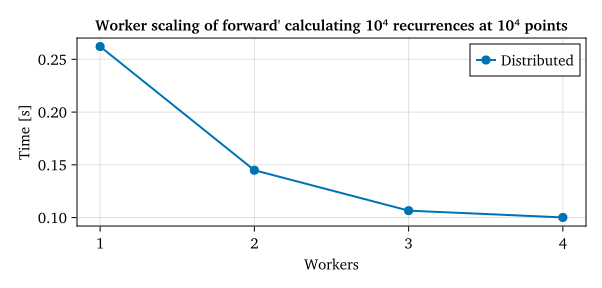

This figure's Julia source:
using CairoMakie;

workers = [1, 2, 3, 4];
time = [2.62114e-1, 1.44850e-1, 1.06548e-1, 1.00103e-1];

pt = 4 / 3;
inch = 96;

set_theme!(
    fontsize=round(11pt),
    linewidth=2,
    markersize=13,
    fonts=(regular="charter", bold="charter bold", italic="charter italic", bold_italic="charter bold italic"),
    figure_padding=1,
);

fig = Figure(size=(6.27inch, 3inch));
ax = Axis(
    fig[1, 1],
    title="Worker scaling of forward' calculating 10⁴ recurrences at 10⁴ points",
    xlabel="Workers",
    ylabel="Time [s]",
    xticks=(1:4)
);

d = scatterlines!(ax, workers, time);
axislegend(ax, [d], ["Distributed"], position=:rt, orientation=:vertical, backgroundcolor=(:white, 0.85));

fig

save("forward-distributed-comparison.svg", fig)